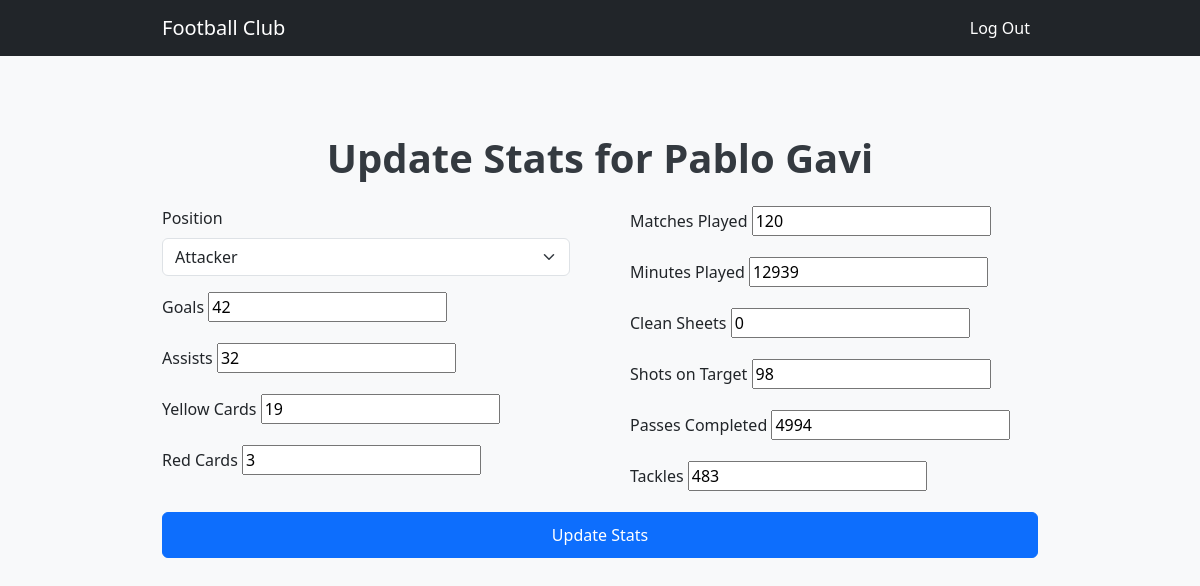
The app's page /update-stats/2/ with its own data.
### club/models.py (models this page shows, shortened)
class Player(models.Model):
    club = models.ForeignKey(FootballClub, on_delete=models.CASCADE)  # Fixed reference to FootballClub
    name = models.CharField(max_length=255)
    position = models.CharField(max_length=100)
    goals = models.PositiveIntegerField(default=0)
    assists = models.PositiveIntegerField(default=0)
    yellow_cards = models.PositiveIntegerField(default=0)
    red_cards = models.PositiveIntegerField(default=0)
    matches_played = models.PositiveIntegerField(default=0)
    minutes_played = models.PositiveIntegerField(default=0)
    clean_sheets = models.PositiveIntegerField(default=0)  # Number of clean sheets for goalkeepers
    shots_on_target = models.PositiveIntegerField(default=0)
    passes_completed = models.PositiveIntegerField(default=0)
    tackles = models.PositiveIntegerField(default=0)

### club/views.py (the view)
# urls.py: path('update-stats/<int:player_id>/', views.update_stats, name='update_stats'),
def update_stats(request, player_id):
    player = get_object_or_404(Player, id=player_id)
    if request.method == 'POST':
        form = PlayerStatsForm(request.POST, instance=player)
        if form.is_valid():
            form.save()
            return redirect('manage_stats')
    else:
        form = PlayerStatsForm(instance=player)
    return render(request, 'club/update_stats.html', {'form': form, 'player': player})

### club/forms.py
class PlayerStatsForm(forms.ModelForm):
    class Meta:
        model = Player
        fields = ['position', 'goals', 'assists', 'yellow_cards',
                  'red_cards', 'matches_played', 'minutes_played',
                  'clean_sheets', 'shots_on_target', 'passes_completed',
                  'tackles']

### club/templates/club/update_stats.html (shortened to what this page needs)
<!DOCTYPE html>
<html lang="en">
  <head>
    <link
      href="https://cdn.jsdelivr.net/npm/bootstrap@5.3.0-alpha1/dist/css/bootstrap.min.css"
      rel="stylesheet"
    />
  </head>
  <body>
    <nav class="navbar navbar-expand-lg navbar-dark bg-dark">
      <div class="container">
        <a class="navbar-brand" href="#">Football Club</a>
        <div class="collapse navbar-collapse" id="navbarNav">
          <ul class="navbar-nav ms-auto">
            <li class="nav-item">
              <a class="nav-link active" href="/">Log Out</a>
            </li>
          </ul>
        </div>
      </div>
    </nav>
    <div class="container py-5">
      <h1 class="text-center mb-4">Update Stats for {{ player.name }}</h1>
      <form method="post">
        <div class="row">
          <div class="col-md-6">
            <div class="mb-3">
              <label for="id_position" class="form-label">Position</label>
              <select class="form-select" id="id_position" name="position">
                <option value="att">Attacker</option>
              </select>
            </div>
            <div class="mb-3">
              <label for="id_goals" class="form-label">Goals</label>
              {{ form.goals }}
            </div>
            <div class="mb-3">
              <label for="id_assists" class="form-label">Assists</label>
              {{ form.assists }}
            </div>
            <div class="mb-3">
              <label for="id_yellow_cards" class="form-label"
                >Yellow Cards</label
              >
              {{ form.yellow_cards }}
            </div>
            <div class="mb-3">
              <label for="id_red_cards" class="form-label">Red Cards</label>
              {{ form.red_cards }}
            </div>
          </div>
          <div class="col-md-6">
            <div class="mb-3">
              <label for="id_matches_played" class="form-label"
                >Matches Played</label
              >
              {{ form.matches_played }}
            </div>
            <div class="mb-3">
              <label for="id_minutes_played" class="form-label"
                >Minutes Played</label
              >
              {{ form.minutes_played }}
            </div>
            <div class="mb-3">
              <label for="id_clean_sheets" class="form-label"
                >Clean Sheets</label
              >
              {{ form.clean_sheets }}
            </div>
            <div class="mb-3">
              <label for="id_shots_on_target" class="form-label"
                >Shots on Target</label
              >
              {{ form.shots_on_target }}
            </div>
            <div class="mb-3">
              <label for="id_passes_completed" class="form-label"
                >Passes Completed</label
              >
              {{ form.passes_completed }}
            </div>
            <div class="mb-3">
              <label for="id_tackles" class="form-label">Tackles</label>
              {{ form.tackles }}
            </div>
          </div>
        </div>
        <button type="submit" class="btn btn-primary w-100">
          Update Stats
        </button>
      </form>
    </div>
  </body>
</html>

### club/templates/club/update_stats.html (style rules this page uses)
body { background-color: #f8f9fa; }
.navbar { margin-bottom: 30px; }
.container { max-width: 900px; }
h1 { font-size: 2.5rem; color: #343a40; font-weight: 600; }
.form-label { font-weight: 500; }
.btn { border-radius: 0.375rem; font-weight: 500; padding: 10px 20px; font-size: 1rem; }
.row { display: flex; justify-content: space-between; }
.col-md-6 { flex: 0 0 48%; }

### records on screen
Player: name "Pablo Gavi", goals "42", assists "32", yellow_cards "19", red_cards "3", matches_played "120", minutes_played "12939", clean_sheets "0", shots_on_target "98", passes_completed "4994", tackles "483"
